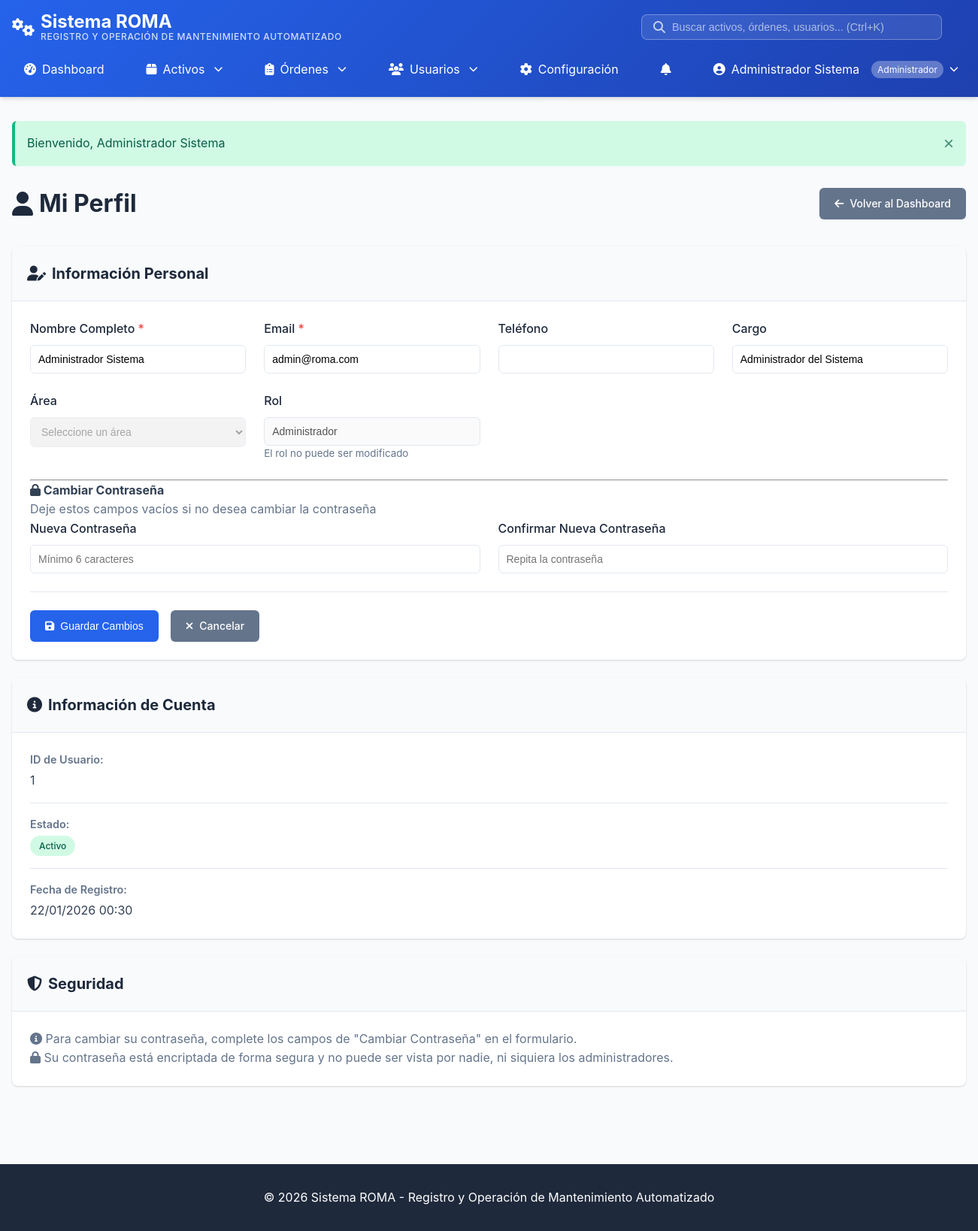
The page /index.php?action=perfil (signed in) on the database its author committed.
### tables this page shows
CREATE TABLE usuarios (
    id_usuario INT AUTO_INCREMENT PRIMARY KEY,
    nombre VARCHAR(255) NOT NULL,
    email VARCHAR(255) UNIQUE NOT NULL,
    password_hash VARCHAR(255) NOT NULL,
    rol ENUM('administrador', 'jefe', 'director', 'operario') DEFAULT 'operario',
    telefono VARCHAR(20),
    cargo VARCHAR(100),
    area VARCHAR(100),
    activo BOOLEAN DEFAULT TRUE,
    fecha_creacion TIMESTAMP DEFAULT CURRENT_TIMESTAMP,
    INDEX idx_email (email),
    INDEX idx_rol (rol)
);

### controllers/PerfilController.php (called while the page is built, shortened)
<?php
require_once __DIR__ . '/../config/database.php';
require_once __DIR__ . '/../models/Usuario.php';
class PerfilController {
    private $usuario;
    public function __construct() {
        $this->usuario = new Usuario();
    }
    public function index() {
        $id_usuario = $_SESSION['usuario_id'] ?? null;
        $usuario = $this->usuario->obtenerPorId($id_usuario);
        require_once __DIR__ . '/../views/perfil/index.php';
    }
}

### models/Usuario.php (called while the page is built, shortened)
<?php
require_once __DIR__ . '/../config/database.php';
class Usuario {
    private $conn;
    private $table = 'usuarios';
    public function __construct() {
        try {
            $database = new Database();
            $this->conn = $database->getConnection();
        } catch (Exception $e) {
            error_log("Error en Usuario::__construct(): " . $e->getMessage());
            throw $e;
        }
    }
    public function obtenerPorId($id) {
        $query = "SELECT id_usuario, nombre, email, rol, activo, telefono, cargo, area, fecha_creacion
                  FROM " . $this->table . "
                  WHERE id_usuario = :id
                  LIMIT 1";
        $stmt = $this->conn->prepare($query);
        $stmt->bindParam(':id', $id, PDO::PARAM_INT);
        $stmt->execute();
        return $stmt->fetch();
    }
}

### config/database.php (called while the page is built, shortened)
<?php
class Database {
    private $host = 'localhost';
    private $db_name = 'osfcomco_roma';
    private $username = 'osfcomco_roma_bd';
    private $password = 'D!M&5gSVf81.ñuc4P$';
    public function getConnection() {
        $this->conn = null;
        try {
            $this->conn = new PDO(
                "mysql:host=" . $this->host . ";dbname=" . $this->db_name . ";charset=utf8mb4",
                $this->username,
                $this->password,
                [
                    PDO::ATTR_ERRMODE => PDO::ERRMODE_EXCEPTION,
                    PDO::ATTR_DEFAULT_FETCH_MODE => PDO::FETCH_ASSOC,
                    PDO::ATTR_EMULATE_PREPARES => false
                ]
            );
        } catch(PDOException $exception) {
            error_log("Error de conexión: " . $exception->getMessage());
            throw new Exception("Error de conexión a la base de datos");
        }
        return $this->conn;
    }
}

### views/perfil/index.php (the view, shortened to what this page needs)
<?php
require_once __DIR__ . '/../layout/header.php';
require_once __DIR__ . '/../../models/Usuario.php';
?>
<div class="page-header">
    <h1><i class="fas fa-user"></i> Mi Perfil</h1>
    <div class="header-actions">
        <a href="<?php echo BASE_URL; ?>index.php?action=dashboard" class="btn btn-secondary">
            <i class="fas fa-arrow-left"></i> Volver al Dashboard
        </a>
    </div>
</div>
<div class="row">
    <div class="col-md-8">
        <div class="card">
            <div class="card-header">
                <h3><i class="fas fa-user-edit"></i> Información Personal</h3>
            </div>
            <div class="card-body">
                <form method="POST" action="<?php echo BASE_URL; ?>index.php?action=perfil&subaction=actualizar">
                    <div class="form-grid">
                        <div class="form-group">
                            <label for="nombre">Nombre Completo <span class="text-danger">*</span></label>
                            <input type="text"
                                   id="nombre"
                                   name="nombre"
                                   class="form-control"
                                   value="<?php echo htmlspecialchars($usuario['nombre'] ?? ''); ?>"
                                   required
                                   readonly>
                        </div>
                        <div class="form-group">
                            <label for="email">Email <span class="text-danger">*</span></label>
                            <input type="email"
                                   id="email"
                                   name="email"
                                   class="form-control"
                                   value="<?php echo htmlspecialchars($usuario['email'] ?? ''); ?>"
                                   required
                                   readonly>
                        </div>
                        <div class="form-group">
                            <label for="telefono">Teléfono</label>
                            <input type="text"
                                   id="telefono"
                                   name="telefono"
                                   class="form-control"
                                   value="<?php echo htmlspecialchars($usuario['telefono'] ?? ''); ?>">
                        </div>
                        <div class="form-group">
                            <label for="cargo">Cargo</label>
                            <input type="text"
                                   id="cargo"
                                   name="cargo"
                                   class="form-control"
                                   value="<?php echo htmlspecialchars($usuario['cargo'] ?? ''); ?>">
                        </div>
                        <div class="form-group">
                            <label for="area">Área</label>
                            <select id="area" name="area" class="form-control" disabled>
                                <option value="">Seleccione un área</option>
                            </select>
                        </div>
                        <div class="form-group">
                            <label for="rol">Rol</label>
                            <input type="text"
                                   id="rol"
                                   class="form-control"
                                   value="<?php echo htmlspecialchars(USER_ROLES[$usuario['rol']] ?? $usuario['rol'] ?? ''); ?>"
                                   disabled>
                            <small class="text-muted">El rol no puede ser modificado</small>
                        </div>
                    </div>
                    <hr>
                    <h4><i class="fas fa-lock"></i> Cambiar Contraseña</h4>
                    <p class="text-muted">Deje estos campos vacíos si no desea cambiar la contraseña</p>
                    <div class="form-grid">
                        <div class="form-group">
                            <label for="password">Nueva Contraseña</label>
                            <input type="password"
                                   id="password"
                                   name="password"
                                   class="form-control"
                                   minlength="6"
                                   placeholder="Mínimo 6 caracteres">
                        </div>
                        <div class="form-group">
                            <label for="password_confirm">Confirmar Nueva Contraseña</label>
                            <input type="password"
                                   id="password_confirm"
                                   name="password_confirm"
                                   class="form-control"
                                   minlength="6"
                                   placeholder="Repita la contraseña">
                        </div>
                    </div>
                    <div class="form-actions">
                        <button type="submit" class="btn btn-primary">
                            <i class="fas fa-save"></i> Guardar Cambios
                        </button>
                        <a href="<?php echo BASE_URL; ?>index.php?action=dashboard" class="btn btn-secondary">
                            <i class="fas fa-times"></i> Cancelar
                        </a>
                    </div>
                </form>
            </div>
        </div>
    </div>
    <div class="col-md-4">
        <div class="card">
            <div class="card-header">
                <h3><i class="fas fa-info-circle"></i> Información de Cuenta</h3>
            </div>
            <div class="card-body">
                <div class="info-item">
                    <label>ID de Usuario:</label>
                    <span class="info-value"><?php echo htmlspecialchars($usuario['id_usuario'] ?? 'N/A'); ?></span>
                </div>
                <div class="info-item">
                    <label>Estado:</label>
                    <span class="info-value">
                        <?php if (isset($usuario['activo']) && $usuario['activo']): ?>
                            <span class="badge badge-success">Activo</span>
                        <?php else: ?>
                            <span class="badge badge-danger">Inactivo</span>
                        <?php endif; ?>
                    </span>
                </div>
                <?php if (isset($usuario['fecha_creacion'])): ?>
                <div class="info-item">
                    <label>Fecha de Registro:</label>
                    <span class="info-value">
                        <?php echo date('d/m/Y H:i', strtotime($usuario['fecha_creacion'])); ?>
                    </span>
                </div>
                <?php endif; ?>
            </div>
        </div>
        <div class="card">
            <div class="card-header">
                <h3><i class="fas fa-shield-alt"></i> Seguridad</h3>
            </div>
            <div class="card-body">
                <p class="text-muted">
                    <i class="fas fa-info-circle"></i>
                    Para cambiar su contraseña, complete los campos de "Cambiar Contraseña" en el formulario.
                </p>
                <p class="text-muted">
                    <i class="fas fa-lock"></i>
                    Su contraseña está encriptada de forma segura y no puede ser vista por nadie, ni siquiera los administradores.
                </p>
            </div>
        </div>
    </div>
</div>
<?php require_once __DIR__ . '/../layout/footer.php'; ?>

### assets/css/style.css (style rules this page uses)
:root { --primary-color: #2563eb; --secondary-color: #64748b; --success-color: #10b981; --danger-color: #ef4444; --warning-color: #f59e0b; --info-color: #3b82f6; --dark-color: #1e293b; --light-color: #f8fafc; --border-color: #e2e8f0; --text-color: #334155; --text-light: #64748b; --shadow: 0 1px 3px 0 rgba(0, 0, 0, 0.1), 0 1px 2px 0 rgba(0, 0, 0, 0.06); --shadow-md: 0 4px 6px -1px rgba(0, 0, 0, 0.1), 0 2px 4px -1px rgba(0, 0, 0, 0.06); --shadow-lg: 0 10px 15px -3px rgba(0, 0, 0, 0.1), 0 4px 6px -2px rgba(0, 0, 0, 0.05); }
* { margin: 0; padding: 0; box-sizing: border-box; }
body { font-family: -apple-system, BlinkMacSystemFont, 'Segoe UI', Roboto, 'Helvetica Neue', Arial, sans-serif; color: var(--text-color); background-color: var(--light-color); line-height: 1.6; overflow-x: hidden; }
.page-header { display: flex; justify-content: space-between; align-items: center; margin-bottom: 2rem; flex-wrap: wrap; gap: 1rem; }
.page-header h1 { font-size: 2rem; color: var(--dark-color); display: flex; align-items: center; gap: 0.5rem; }
.header-actions { display: flex; gap: 0.5rem; flex-wrap: wrap; }
.card { background: white; border-radius: 0.5rem; box-shadow: var(--shadow); margin-bottom: 1.5rem; overflow: hidden; }
.card-header { padding: 1.25rem; background-color: var(--light-color); border-bottom: 1px solid var(--border-color); display: flex; justify-content: space-between; align-items: center; }
.card-header h3 { font-size: 1.25rem; color: var(--dark-color); display: flex; align-items: center; gap: 0.5rem; margin: 0; }
.card-body { padding: 1.5rem; }
.btn { display: inline-flex; align-items: center; gap: 0.5rem; padding: 0.625rem 1.25rem; border: none; border-radius: 0.375rem; font-size: 0.875rem; font-weight: 500; cursor: pointer; text-decoration: none; transition: all 0.2s; white-space: nowrap; }
.btn-primary { background-color: var(--primary-color); color: white; }
.btn-secondary { background-color: var(--secondary-color); color: white; }
.form-grid { display: grid; grid-template-columns: repeat(auto-fit, minmax(250px, 1fr)); gap: 1.5rem; margin-bottom: 1.5rem; }
.form-group { display: flex; flex-direction: column; }
.form-group label { margin-bottom: 0.5rem; font-weight: 500; color: var(--dark-color); }
.form-group input, .form-group select, .form-group textarea { padding: 0.625rem; border: 1px solid var(--border-color); border-radius: 0.375rem; font-size: 0.875rem; transition: border-color 0.2s; width: 100%; }
.form-actions { display: flex; gap: 1rem; margin-top: 1.5rem; flex-wrap: wrap; }
.badge { display: inline-block; padding: 0.25rem 0.75rem; border-radius: 9999px; font-size: 0.75rem; font-weight: 500; }
.badge-success { background-color: #d1fae5; color: #065f46; }
.text-muted { color: var(--text-light); }
.text-danger { color: var(--danger-color); }

### views/perfil/index.php (style rules this page uses)
.info-item { margin-bottom: 1rem; padding-bottom: 1rem; border-bottom: 1px solid var(--border-color); }
.info-item:last-child { border-bottom: none; margin-bottom: 0; padding-bottom: 0; }
.info-item label { display: block; font-weight: 600; color: var(--text-light); font-size: 0.9rem; margin-bottom: 0.25rem; }
.info-value { display: block; color: var(--text-color); font-size: 1rem; }
.form-actions { display: flex; gap: 1rem; margin-top: 1.5rem; padding-top: 1.5rem; border-top: 1px solid var(--border-color); }

### rows shown on the page
usuarios: nombre "Administrador Sistema", email "admin@roma.com", cargo "Administrador del Sistema", rol "Administrador", id_usuario "1", fecha_creacion "22/01/2026 00:30"

### other values the page prints
$_SESSION['usuario_nombre'] "Administrador Sistema"
USER_ROLES[$_SESSION['usuario_rol']] "Administrador"
$_SESSION['mensaje'] "Bienvenido, Administrador Sistema"
